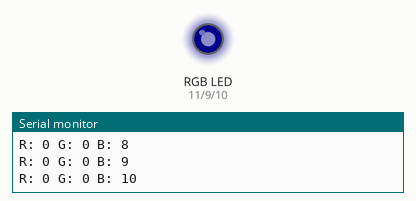
The sketch below on a simulated Arduino Uno, built with avr-gcc and run on an emulated ATmega328P. Parts: an RGB LED mixed from three pins (HIGH = lit), the last lines printed to the serial monitor. Dim RGB values are drawn brighter than linear.

Above: at 0.15 s.
At 4.6 s:
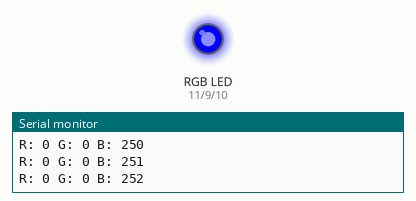
At 12.1 s:
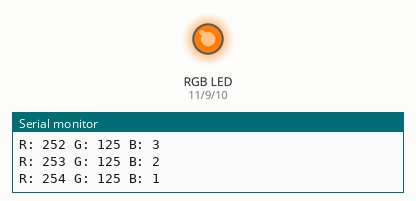
At 19.4 s:
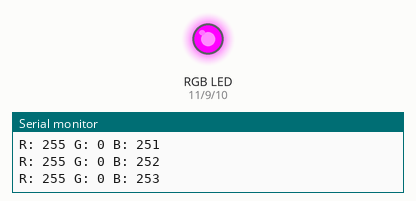
At 26.9 s:
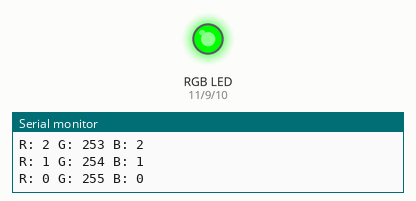
At 34.1 s:
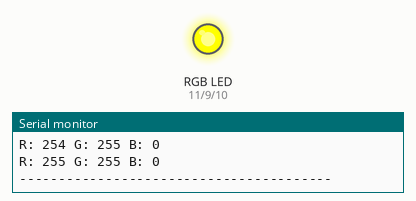
Timing chart, 0 to 40.0 s (numbered marks = the images above):
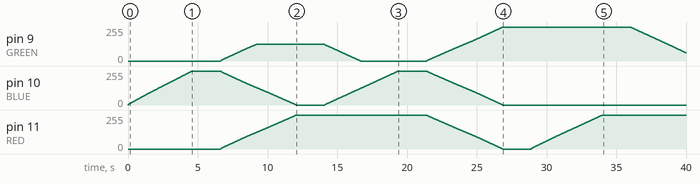

The sketch:

sketch_mar21a.ino
```cpp
const int RED = 11; // пін червоної ноги RGB-світлодіоди
const int GREEN = 9; // пін зеленої ноги RGB-світлодіоди
const int BLUE = 10; // пін синьої ноги RGB-світлодіоди

//масиви для кольорів
int cur[3] = {0, 0, 0};
int blue[3] = {0, 0, 255};
int orange[3] = {255, 125, 0};
int viola[3] = {255, 0, 255};
int green[3] = {0, 255, 0};
int yellow[3] = {255, 255, 0};
int red[3] = {255, 0, 0};
int sky[3] = {0, 255, 255};


void setup(){
  pinMode(RED, OUTPUT);
  pinMode(BLUE, OUTPUT);
  pinMode(GREEN, OUTPUT);
  Serial.begin(9600);
}

//функція порівняння масивів
bool equal(int *arr1, int *arr2){
  if(arr1[0] != arr2[0]){ //порівнюємо перші елементи, якщо відрізняються
    return false;         //повертаємо false
  }else if(arr1[1] != arr2[1]){ //порівнюємо другі елементи, якщо відрізняються
    return false;               //повертаємо false
  }else if(arr1[2] != arr2[2]){ //порівнюємо треті елементи, якщо відрізняються
    return false;               //повертаємо false
  }else{
    return true;  //інакше повертаємо true
  }
}

//функція плавної зміни кольорів
void changer(int *arr){
  while (!equal(cur, arr)){ //виконуємо поки бажаний масив не дорівнює поточному
    if(cur[0] != arr[0]) //порівнюємо перші елементи, якщо відрізняються
      cur[0] += (arr[0]-cur[0])/fabs(arr[0]-cur[0]); //додаємо або віднімаємо одиницю
                                                    //fabs потрібен для збереження знаку різниці
    Serial.print("R: ");
    Serial.print(cur[0]);
    if(cur[1] != arr[1]) //порівнюємо другі елементи, якщо відрізняються
      cur[1] += (arr[1]-cur[1])/fabs(arr[1]-cur[1]); //додаємо або віднімаємо одиницю
                                                    //fabs потрібен для збереження знаку різниці
    Serial.print(" G: ");
    Serial.print(cur[1]);
    if(cur[2] != arr[2]) //порівнюємо треті елементи, якщо відрізняються
      cur[2] += (arr[2]-cur[2])/fabs(arr[2]-cur[2]); //додаємо або віднімаємо одиницю
                                                    //fabs потрібен для збереження знаку різниці
    Serial.print(" B: ");
    Serial.print(cur[2]);
    Serial.println(); //красивий вивід в монітор порта
    setRGB(cur); //викликаємо функцію зміни кольору світлодіоду
    delay(5);
  }
}

//в loop викликаємо функцію changer послідовно для кожного кольору в порядку, вказаному у завданні
void loop()
{
  changer(blue);
  Serial.println("----------------------------------------");
  delay(2000);
  changer(orange);
  Serial.println("----------------------------------------");
  delay(2000);
  changer(viola);
  Serial.println("----------------------------------------");
  delay(2000);
  changer(green);
  Serial.println("----------------------------------------");
  delay(2000);
  changer(yellow);
  Serial.println("----------------------------------------");
  delay(2000);
  changer(red);
  Serial.println("----------------------------------------");
  delay(2000);
  changer(sky);
  Serial.println("----------------------------------------");
  delay(2000);

}


// функція зміни кольору RGB-світлодіоду
void setRGB (int *arr)
{
analogWrite (RED, arr[0]);
analogWrite (GREEN, arr[1]);
analogWrite (BLUE, arr[2]);
delay (5);
}
```
